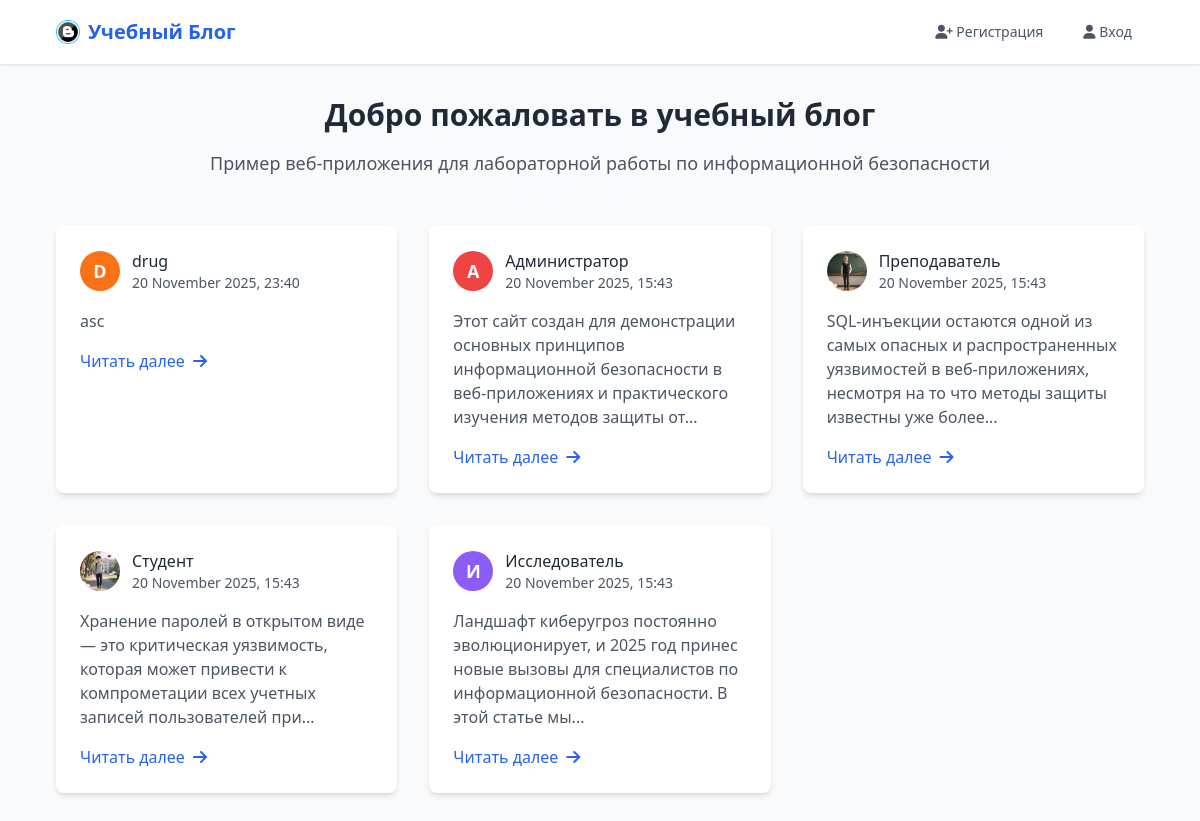
/, run on an earlier commit of the app's database.
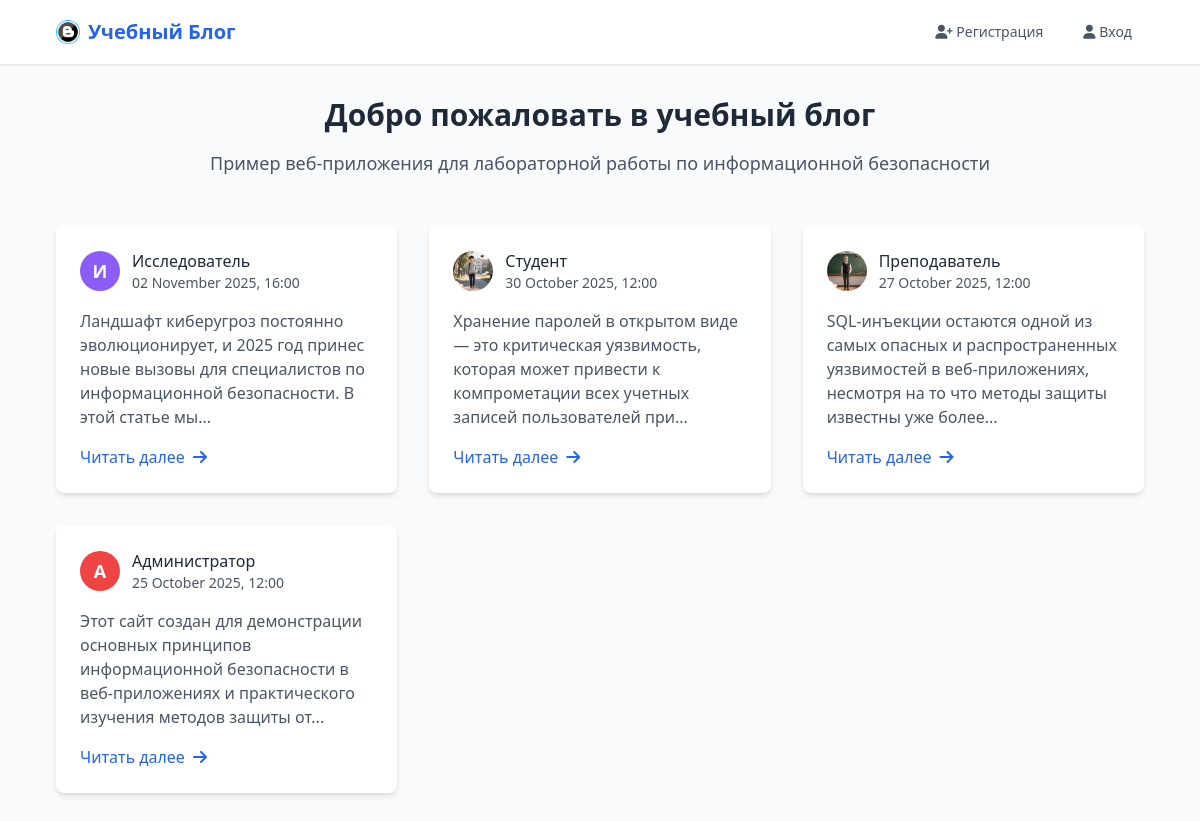
And on a later commit of the database.
### tables this page shows
CREATE TABLE posts (
            id INTEGER PRIMARY KEY AUTOINCREMENT,
            title TEXT NOT NULL,
            content TEXT NOT NULL,
            author_id INTEGER NOT NULL,
            created_at TIMESTAMP DEFAULT CURRENT_TIMESTAMP,
            updated_at TIMESTAMP NULL,
            FOREIGN KEY (author_id) REFERENCES users (id)
        );

CREATE TABLE users (
            id INTEGER PRIMARY KEY AUTOINCREMENT,
            username TEXT UNIQUE NOT NULL,
            password_hash TEXT NOT NULL,
            email TEXT UNIQUE NOT NULL,
            avatar TEXT DEFAULT 'default.png',
            timezone_offset INTEGER DEFAULT 3
        );

### app.py (the view)
@app.route('/')
def index():
    try:
        conn = get_db_connection()
        posts = conn.execute('''
            SELECT p.*, u.username as author_name, u.avatar as author_avatar, u.timezone_offset
            FROM posts p
            JOIN users u ON p.author_id = u.id
            ORDER BY p.created_at DESC
        ''').fetchall()
        formatted_posts = []
        for post in posts:
            post_dict = dict(post)
            post_dict['formatted_date'] = format_datetime(post['created_at'], post['timezone_offset'])
            post_dict['first_letter'] = get_first_letter(post['author_name'])
            if post['updated_at']:
                post_dict['edited_info'] = {
                    'formatted_date': format_datetime(post['updated_at'], post['timezone_offset']),
                    'is_edited': True
                }
            else:
                post_dict['edited_info'] = {'is_edited': False}
            formatted_posts.append(post_dict)
        conn.close()
        return render_template('index.html', posts=formatted_posts)
    except sqlite3.OperationalError as e:
        init_db()
        return redirect(url_for('index'))

### app.py (called while the page is built)
def get_first_letter(username):
    for char in username:
        if char.isalpha():
            return char.upper()
    return username[0].upper() if username else '?'

def format_datetime(dt_str, timezone_offset=3):
    try:
        dt = datetime.fromisoformat(dt_str.replace('T', ' '))
        dt = dt + timedelta(hours=timezone_offset)
        return dt.strftime('%d %B %Y, %H:%M')
    except:
        return dt_str

### database.py (called while the page is built)
def get_db_connection():
    conn = sqlite3.connect(Config.DATABASE_PATH)
    conn.row_factory = sqlite3.Row
    return conn

### templates/index.html (shortened to what this page needs)
{% extends "base.html" %}
{% block content %}
<div class="text-center mb-12">
    <h2 class="text-3xl font-bold text-gray-800 mb-4">Добро пожаловать в учебный блог</h2>
    <p class="text-gray-600 text-lg">Пример веб-приложения для лабораторной работы по информационной безопасности</p>
</div>
<div class="grid grid-cols-1 md:grid-cols-2 lg:grid-cols-3 gap-8">
    {% for post in posts %}
    <div class="bg-white rounded-lg shadow-md overflow-hidden hover:shadow-lg transition-shadow">
        <div class="p-6">
            <div class="flex items-center mb-4">
                {% if post.author_avatar and post.author_avatar != 'default.png' %}
                    <img src="{{ url_for('static', filename='avatars/' + post.author_avatar) }}"
                         alt="Аватар автора"
                         class="w-10 h-10 rounded-full object-cover mr-3">
                {% else %}
                    <div class="avatar-circle avatar-{{ post.first_letter }} mr-3">
                        {{ post.first_letter }}
                    </div>
                {% endif %}
                <div>
                    <p class="font-medium text-gray-800">{{ post.author_name }}</p>
                    <p class="text-sm text-gray-600">{{ post.formatted_date }}</p>
                </div>
            </div>
            <p class="text-gray-600 mb-4">{{ post.content|striptags|truncate(150) }}</p>
            <div class="flex justify-between items-center">
                <a href="{{ url_for('post_detail', post_id=post.id) }}" class="text-blue-600 hover:text-blue-800 font-medium flex items-center">
                    Читать далее <i class="fas fa-arrow-right ml-2"></i>
                </a>
            </div>
        </div>
    </div>
    {% endfor %}
</div>
{% endblock %}

### templates/base.html (shortened to what this page needs)
<!DOCTYPE html>
<html lang="ru">
<head>
    <script src="https://cdn.tailwindcss.com"></script>
    <link rel="stylesheet" href="https://cdnjs.cloudflare.com/ajax/libs/font-awesome/6.4.0/css/all.min.css">
</head>
<body class="bg-gray-50 min-h-screen">
<nav class="bg-white shadow-sm border-b">
    <div class="max-w-6xl mx-auto px-4 sm:px-6 lg:px-8">
        <div class="flex justify-between h-16">
            <div class="flex items-center">
                <a href="{{ url_for('index') }}"
                   class="flex items-center space-x-2 text-xl font-bold text-blue-600 hover:text-blue-800">
                    <img src="{{ url_for('static', filename='favicon.png') }}"
                         alt="Иконка"
                         class="w-6 h-6">
                    <span>Учебный Блог</span>
                </a>
            </div>
            <div class="flex items-center space-x-4">
                {% if session.username %}
                <div class="flex items-center space-x-2">
                    {% if session.avatar and session.avatar != 'default.png' %}
                    <img src="{{ url_for('static', filename='avatars/' + session.avatar) }}"
                         alt="Аватар"
                         class="w-8 h-8 rounded-full object-cover">
                    {% else %}
                    <div class="avatar-circle avatar-{{ session.username|first|upper }} w-8 h-8 flex items-center justify-center text-sm">
                        {{ session.username|first|upper }}
                    </div>
                    {% endif %}
                    <span class="hidden md:inline text-gray-700 font-medium">{{ session.username }}</span>
                </div>
                <a href="{{ url_for('profile') }}"
                   class="text-gray-600 hover:text-blue-600 px-3 py-2 rounded-md text-sm font-medium">
                    <i class="fas fa-user-cog"></i>
                </a>
                {% if session.get('is_admin') %}
                <a href="{{ url_for('admin_dashboard') }}"
                   class="text-gray-600 hover:text-blue-600 px-3 py-2 rounded-md text-sm font-medium"
                   title="Админка">
                    <i class="fas fa-shield-alt"></i>
                </a>
                {% endif %}
                <a href="{{ url_for('logout') }}"
                   class="text-gray-600 hover:text-blue-600 px-3 py-2 rounded-md text-sm font-medium">
                    <i class="fas fa-sign-out-alt"></i>
                </a>
                <a href="{{ url_for('new_post') }}"
                   class="bg-blue-600 hover:bg-blue-700 text-white px-4 py-2 rounded-md text-sm font-medium transition duration-200">
                    <i class="fas fa-plus"></i> Новый пост
                </a>
                {% else %}
                <a href="{{ url_for('register') }}"
                   class="text-gray-600 hover:text-blue-600 px-3 py-2 rounded-md text-sm font-medium">
                    <i class="fas fa-user-plus"></i> Регистрация
                </a>
                <a href="{{ url_for('login') }}"
                   class="text-gray-600 hover:text-blue-600 px-3 py-2 rounded-md text-sm font-medium">
                    <i class="fas fa-user"></i> Вход
                </a>
                {% endif %}
            </div>
        </div>
    </div>
</nav>
<main class="max-w-6xl mx-auto px-4 sm:px-6 lg:px-8 py-8">
    {% block content %}{% endblock %}
</main>
</body>
</html>

### templates/base.html (style rules this page uses)
.avatar-circle { width: 40px; height: 40px; border-radius: 50%; display: flex; align-items: center; justify-content: center; font-weight: bold; color: white; font-size: 18px; background-color: #6b7280; }
.avatar-А, .avatar-Б, .avatar-В { background-color: #ef4444; }
.avatar-Ж, .avatar-З, .avatar-И { background-color: #8b5cf6; }

What changed in the data, as far as the page shows it:
removed posts: first_letter "D", author_name "drug", formatted_date "20 November 2025, 23:40", content "asc"
changed posts "Исследователь": formatted_date "20 November 2025, 15:43" → "02 November 2025, 16:00"; moves up the list
changed posts "Студент": formatted_date "20 November 2025, 15:43" → "30 October 2025, 12:00"; moves up the list
changed posts "Преподаватель": formatted_date "20 November 2025, 15:43" → "27 October 2025, 12:00"; moves down the list
changed posts "Администратор": formatted_date "20 November 2025, 15:43" → "25 October 2025, 12:00"
